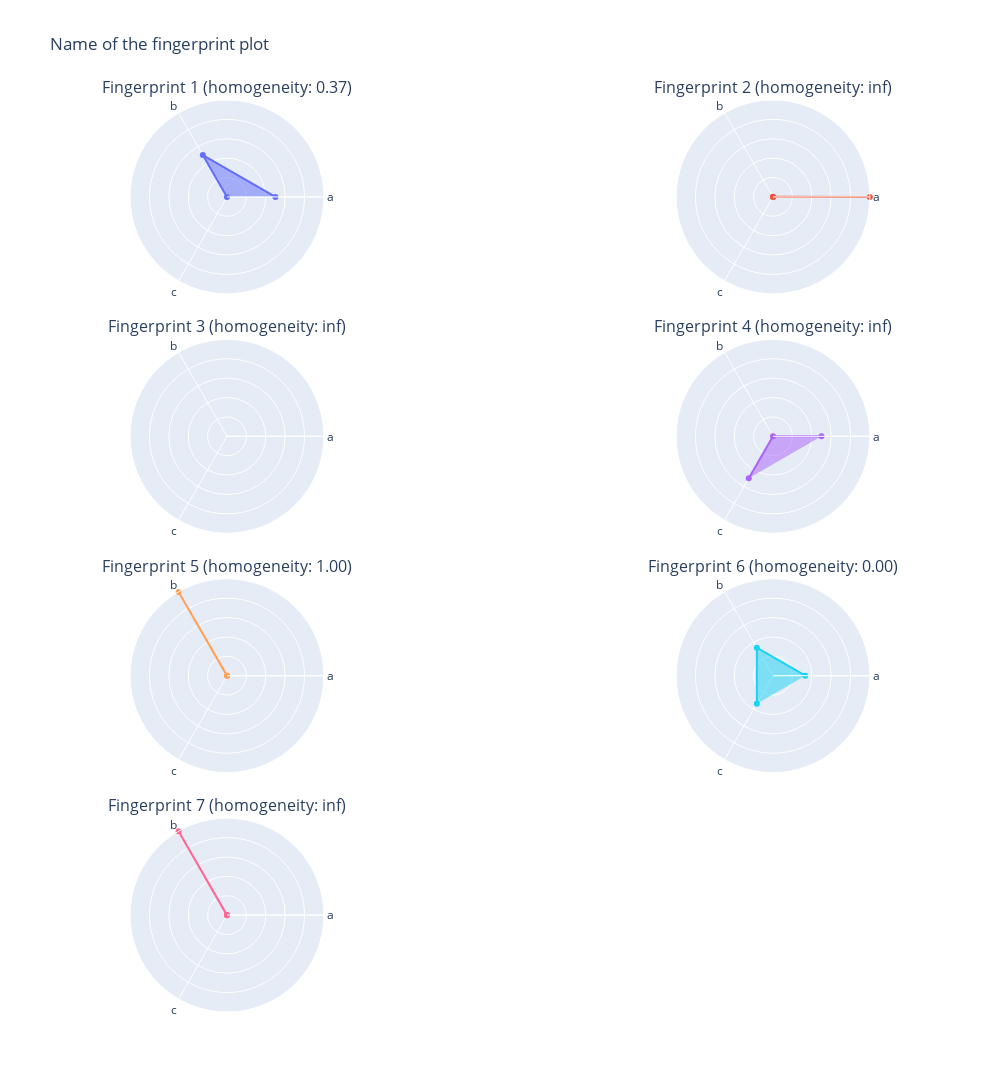

Notebook code cell kept with this figure:
### Code cell
observable_patterns_result['spider_plots']

### Figure 1 — Plotly figure (JSON) as saved in the notebook; plotly's stock layout.template omitted (floating-point values rounded to 4 significant figures)
{"data": [{"fill": "toself", "r": [0.4997, 0.4992, 0.0003999], "subplot": "polar", "theta": ["a", "b", "c"], "type": "scatterpolar"}, {"fill": "toself", "r": [0.9997, 0.0005979, 0], "subplot": "polar2", "theta": ["a", "b", "c"], "type": "scatterpolar"}, {"fill": "toself", "r": [-4.583, -3.421, -1.769], "subplot": "polar3", "theta": ["a", "b", "c"], "type": "scatterpolar"}, {"fill": "toself", "r": [0.4997, 0, 0.5001], "subplot": "polar4", "theta": ["a", "b", "c"], "type": "scatterpolar"}, {"fill": "toself", "r": [0.001782, 0.9985, 0.0006785], "subplot": "polar5", "theta": ["a", "b", "c"], "type": "scatterpolar"}, {"fill": "toself", "r": [0.3329, 0.3331, 0.3333], "subplot": "polar6", "theta": ["a", "b", "c"], "type": "scatterpolar"}, {"fill": "toself", "r": [0, 0.9994, 0.001624], "subplot": "polar7", "theta": ["a", "b", "c"], "type": "scatterpolar"}], "layout": {"annotations": [{"font": {"size": 16}, "showarrow": false, "text": "Fingerprint 1 (homogeneity: 0.37)", "x": 0.175, "xanchor": "center", "xref": "paper", "y": 1, "yanchor": "bottom", "yref": "paper"}, {"font": {"size": 16}, "showarrow": false, "text": "Fingerprint 2 (homogeneity: inf)", "x": 0.825, "xanchor": "center", "xref": "paper", "y": 1, "yanchor": "bottom", "yref": "paper"}, {"font": {"size": 16}, "showarrow": false, "text": "Fingerprint 3 (homogeneity: inf)", "x": 0.175, "xanchor": "center", "xref": "paper", "y": 0.7375, "yanchor": "bottom", "yref": "paper"}, {"font": {"size": 16}, "showarrow": false, "text": "Fingerprint 4 (homogeneity: inf)", "x": 0.825, "xanchor": "center", "xref": "paper", "y": 0.7375, "yanchor": "bottom", "yref": "paper"}, {"font": {"size": 16}, "showarrow": false, "text": "Fingerprint 5 (homogeneity: 1.00)", "x": 0.175, "xanchor": "center", "xref": "paper", "y": 0.475, "yanchor": "bottom", "yref": "paper"}, {"font": {"size": 16}, "showarrow": false, "text": "Fingerprint 6 (homogeneity: 0.00)", "x": 0.825, "xanchor": "center", "xref": "paper", "y": 0.475, "yanchor": "bottom", "yref": "paper"}, {"font": {"size": 16}, "showarrow": false, "text": "Fingerprint 7 (homogeneity: inf)", "x": 0.175, "xanchor": "center", "xref": "paper", "y": 0.2125, "yanchor": "bottom", "yref": "paper"}], "height": 2000, "paper_bgcolor": "rgba(0, 0, 0, 0)", "plot_bgcolor": "rgba(0, 0, 0, 0)", "polar": {"domain": {"x": [0, 0.35], "y": [0.7875, 1]}, "radialaxis": {"range": [0, 1], "showticklabels": false, "visible": true}}, "polar2": {"domain": {"x": [0.65, 1.0], "y": [0.7875, 1]}, "radialaxis": {"range": [0, 1], "showticklabels": false, "visible": true}}, "polar3": {"domain": {"x": [0, 0.35], "y": [0.525, 0.7375]}, "radialaxis": {"range": [0, 1], "showticklabels": false, "visible": true}}, "polar4": {"domain": {"x": [0.65, 1.0], "y": [0.525, 0.7375]}, "radialaxis": {"range": [0, 1], "showticklabels": false, "visible": true}}, "polar5": {"domain": {"x": [0, 0.35], "y": [0.2625, 0.475]}, "radialaxis": {"range": [0, 1], "showticklabels": false, "visible": true}}, "polar6": {"domain": {"x": [0.65, 1.0], "y": [0.2625, 0.475]}, "radialaxis": {"range": [0, 1], "showticklabels": false, "visible": true}}, "polar7": {"domain": {"x": [0, 0.35], "y": [0, 0.2125]}, "radialaxis": {"range": [0, 1], "showticklabels": false, "visible": true}}, "polar8": {"domain": {"x": [0.65, 1.0], "y": [0, 0.2125]}, "radialaxis": {"range": [0, 1], "showticklabels": false, "visible": true}}, "showlegend": false, "title": {"text": "Name of the fingerprint plot"}, "width": 1000}}
